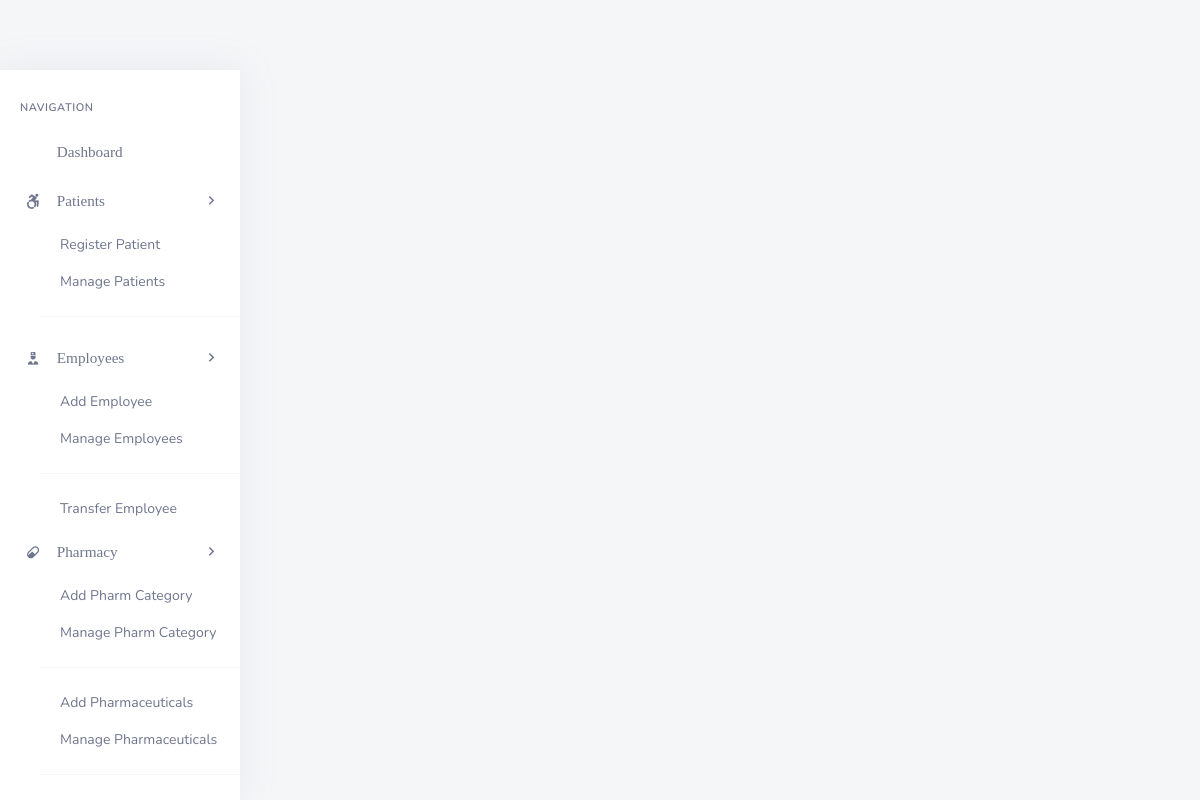
The page /backend/admin/admin_add_single_lab_test.php?pat_number=1DX5Z on the database as committed earlier.
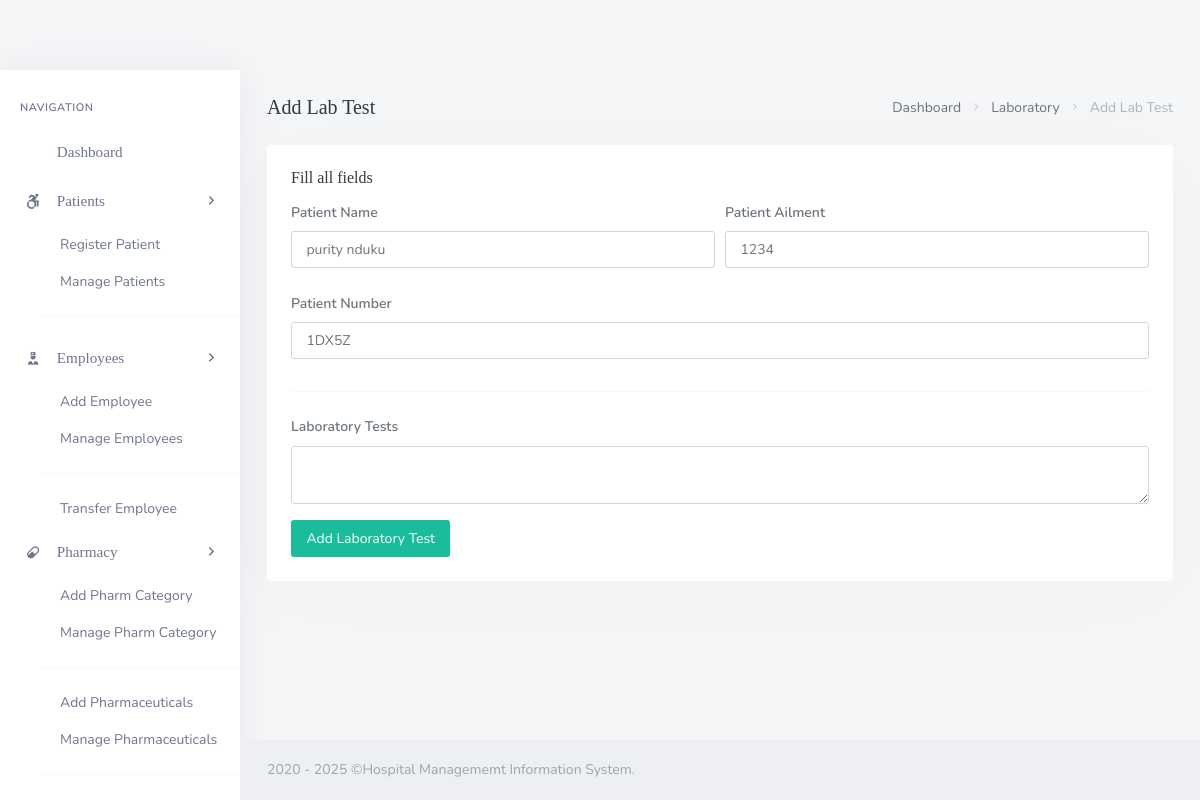
The same page on the database as committed later.
### tables this page shows
CREATE TABLE `patients` (
  `pat_id` int(20) NOT NULL,
  `pat_fname` varchar(200) DEFAULT NULL,
  `pat_lname` varchar(200) DEFAULT NULL,
  `pat_dob` date DEFAULT NULL,
  `pat_age` int(3) DEFAULT NULL,
  `pat_number` varchar(200) DEFAULT NULL,
  `pat_addr` varchar(200) DEFAULT NULL,
  `pat_phone` varchar(200) NOT NULL,
  `pat_type` varchar(200) DEFAULT NULL,
  `pat_dept` varchar(200) DEFAULT NULL,
  `pat_doc_id` int(20) DEFAULT NULL,
  `pat_date_joined` timestamp(6) NOT NULL DEFAULT current_timestamp(6) ON UPDATE current_timestamp(6),
  `pat_ailment` varchar(200) DEFAULT NULL,
  `pat_discharge_status` varchar(200) DEFAULT NULL
);

### backend/admin/admin_add_single_lab_test.php (the view, shortened to what the changed rows need)
<?php
	include('assets/inc/config.php');
?>
<!DOCTYPE html>
<html lang="en">
    <?php include('assets/inc/head.php');?>
    <body>
        <div id="wrapper">
            <?php
                $pat_number = $_GET['pat_number'];
                $ret="SELECT  * FROM patients WHERE pat_number=?";
                $stmt= $mysqli->prepare($ret) ;
                $stmt->bind_param('s',$pat_number);
                $stmt->execute() ;
                $res=$stmt->get_result();
                while($row=$res->fetch_object())
                {
            ?>
                <div class="content-page">
                    <div class="content">
                        <div class="container-fluid">
                            <div class="row">
                                <div class="col-12">
                                    <div class="page-title-box">
                                        <div class="page-title-right">
                                            <ol class="breadcrumb m-0">
                                                <li class="breadcrumb-item"><a href="admin_dashboard.php">Dashboard</a></li>
                                                <li class="breadcrumb-item"><a href="javascript: void(0);">Laboratory</a></li>
                                                <li class="breadcrumb-item active">Add Lab Test</li>
                                            </ol>
                                        </div>
                                        <h4 class="page-title">Add Lab Test</h4>
                                    </div>
                                </div>
                            </div>
                            <div class="row">
                                <div class="col-12">
                                    <div class="card">
                                        <div class="card-body">
                                            <h4 class="header-title">Fill all fields</h4>
                                            <form method="post">
                                                <div class="form-row">
                                                    <div class="form-group col-md-6">
                                                        <label for="inputEmail4" class="col-form-label">Patient Name</label>
                                                        <input type="text" required="required" readonly name="lab_pat_name" value="<?php echo $row->pat_fname;?> <?php echo $row->pat_lname;?>" class="form-control" id="inputEmail4" placeholder="Patient's First Name">
                                                    </div>
                                                    <div class="form-group col-md-6">
                                                        <label for="inputPassword4" class="col-form-label">Patient Ailment</label>
                                                        <input required="required" type="text" readonly name="lab_pat_ailment" value="<?php echo $row->pat_ailment;?>" class="form-control"  id="inputPassword4" placeholder="Patient`s Last Name">
                                                    </div>
                                                </div>
                                                <div class="form-row">
                                                    <div class="form-group col-md-12">
                                                        <label for="inputEmail4" class="col-form-label">Patient Number</label>
                                                        <input type="text" required="required" readonly name="lab_pat_number" value="<?php echo $row->pat_number;?>" class="form-control" id="inputEmail4" placeholder="DD/MM/YYYY">
                                                    </div>
                                                </div>
                                                <hr>
                                                <div class="form-group">
                                                        <label for="inputAddress" class="col-form-label">Laboratory Tests</label>
                                                        <textarea required="required"  type="text" class="form-control" name="lab_pat_tests" id="editor"></textarea>
                                                </div>
                                                <button type="submit" name="add_patient_lab_test" class="ladda-button btn btn-success" data-style="expand-right">Add Laboratory Test</button>
                                            </form>
                                        </div>
                                    </div>
                                </div>
                            </div>
                        </div>
                    </div>
                    <?php include('assets/inc/footer.php');?>
                </div>
            <?php }?>
        </div>
    </body>
</html>

### backend/admin/assets/inc/footer.php
<footer class="footer">
    <div class="container-fluid">
        <div class="row">
            <div class="col-md-12">
                2020 - <?php echo date('Y'); ?> &copy;Hospital Managememt Information System.
            </div>
        </div>
    </div>
</footer>

Rows that differ between the two databases and show on the page:
added patients: lab_pat_name "purity nduku", lab_pat_ailment "1234", lab_pat_number "1DX5Z"
